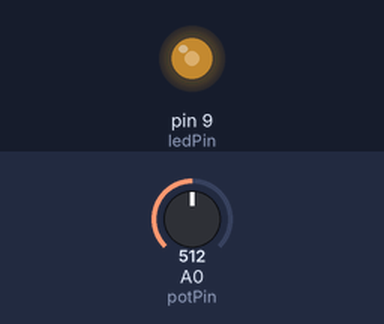
Recording of a sketch running on a simulated Arduino Uno, built with avr-gcc and run on an emulated ATmega328P. Shown: output pins drawn as LEDs (lit = HIGH). Inputs (shaded band) come from the test bench; at power-on: A0 (potPin) = 512.

Above: at 1.2 s.
1.3 s: A0 (potPin) set to 306
At 1.6 s:
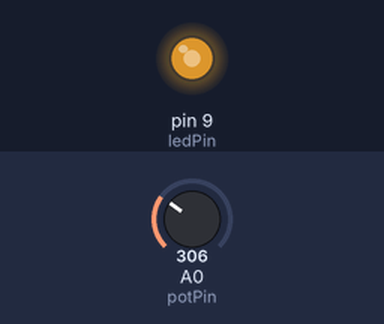
2.8 s: A0 (potPin) set to 122
At 3.9 s:
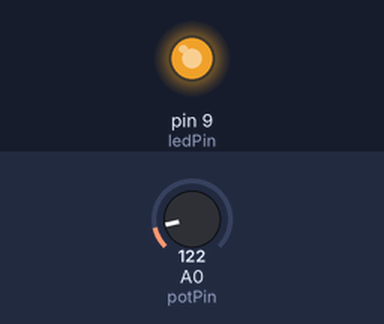
4.3 s: A0 (potPin) set to 900
At 5.1 s:
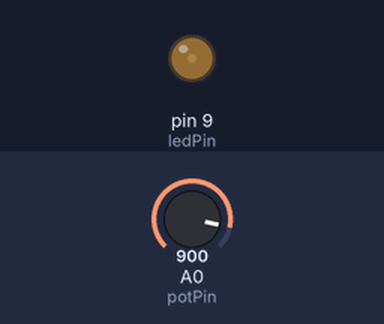
5.8 s: A0 (potPin) set to 1023
At 6.2 s:
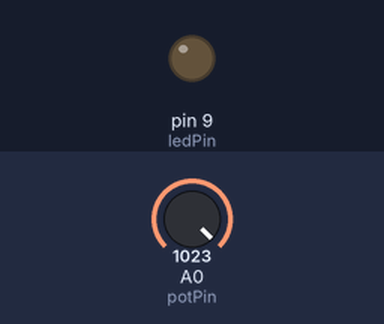
Timing chart, 0 to 8.3 s (numbered marks = the images above; inputs shaded):
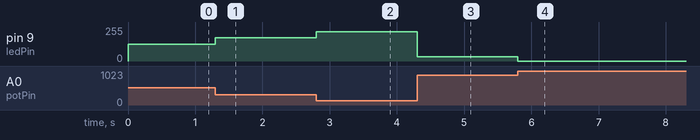

Measured:
- after the input at 1.3 s, pin 9 (ledPin): 125/255 → 176/255 at once
- after the input at 2.8 s, pin 9 (ledPin): 176/255 → 221/255 at once
- after the input at 4.3 s, pin 9 (ledPin): 221/255 → 31/255 at once
- after the input at 5.8 s, pin 9 (ledPin): 31/255 → 0/255 at once

The sketch:

Sketch11.ino
```cpp
#define ledPin 9
#define potPin A0

void setup()
{
    pinMode (ledPin, OUTPUT);
    pinMode (potPin, INPUT);
}

void loop()
{
    int val, brightness;
    val = analogRead (potPin);
    brightness = map (val, 0, 1023, 250, 0);
    analogWrite (ledPin, brightness);
}
```

Sketch11.cpp
```cpp
#define ledPin 9
#define potPin A0

void setup()
{
    pinMode (ledPin, OUTPUT);
    pinMode (potPin, INPUT);
}

void loop()
{
    int val, brightness;
    val = analogRead (potPin);
    brightness = map (val, 0, 1023, 250, 0);
    analogWrite (ledPin, brightness);
}
```
